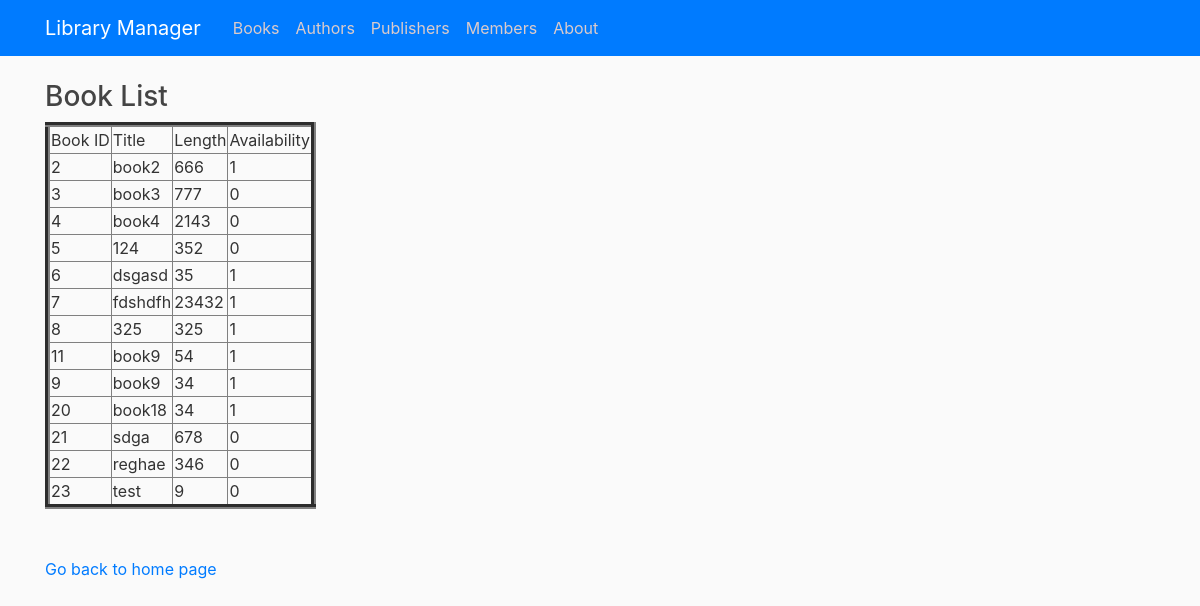
Before: /view with the older database file.
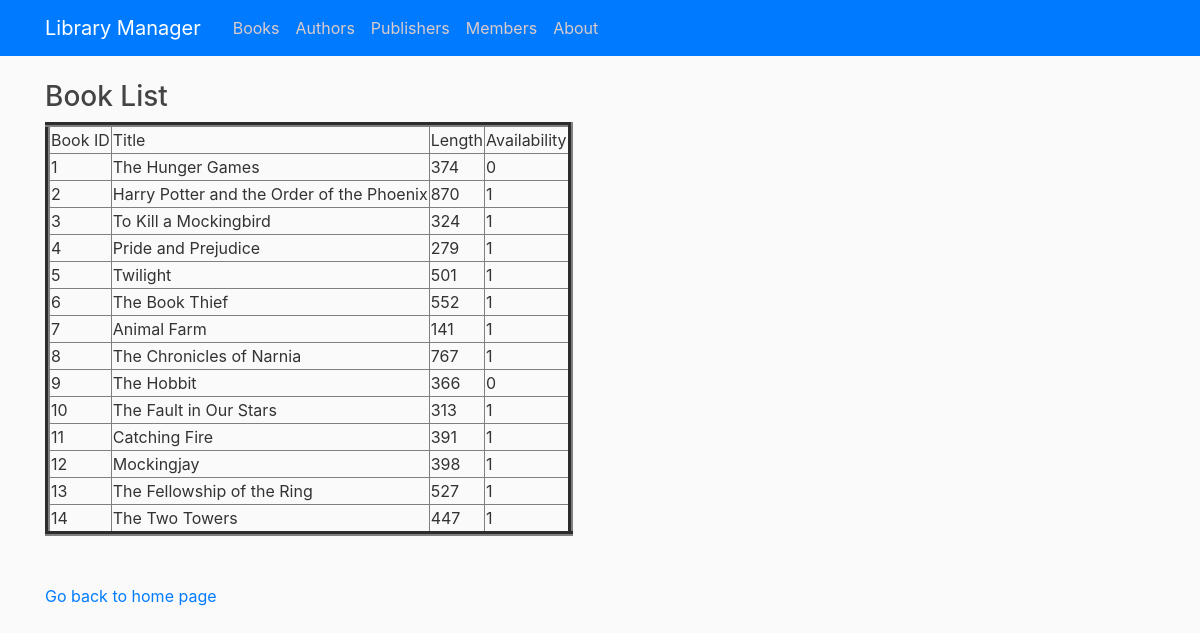
After: the same page with the newer database file.
### tables this page shows
CREATE TABLE Book (bookId INTEGER PRIMARY KEY AUTOINCREMENT, title TEXT NOT NULL, length INTEGER NOT NULL, availability BOOLEAN NOT NULL CHECK(availability IN (0, 1)));

### library/routes.py (the view)
@app.route("/view")
def view():
    con = sqlite3.connect("book.db")
    con.row_factory = sqlite3.Row
    cur = con.cursor()
    cur.execute("SELECT Book.bookId, Book.title, Book.length, Book.availability, Author.firstName, Author.lastName, Publisher.name\
    FROM Author JOIN WrittenBy JOIN Book JOIN PublishedBy JOIN Publisher\
    ON Book.bookId = WrittenBy.bookId\
    AND WrittenBy.authorId = Author.authorId\
    AND Book.bookId = PublishedBy.bookId\
    AND PublishedBy.publisherId = Publisher.publisherId")
    rows = cur.fetchall()
    return render_template("view.html",rows = rows)

### library/templates/view.html (shortened to what this page needs)
{% extends "layout.html" %}
{% block content %}
<!DOCTYPE html>
<html>
<head>
</head>
<body>
    <h3>Book List</h3>
    <table border=5>
        <thead>
            <td>Book ID</td>
            <td>Title</td>
            <td>Length</td>
            <td>Availability</td>
        </thead>
        {% for row in rows %}
        <tr>
            <td>{{row["bookId"]}}</td>
            <td>{{row["title"]}}</td>
            <td>{{row["length"]}}</td>
            <td>{{row["availability"]}}</td>
        </tr>
        {% endfor %}
    </table>
    <br><br>
    <a href="/">Go back to home page</a>
</body>
</html>
{% endblock content %}

Changed rows visible on the page:
removed Book: bookId "20", title "book18", length "34", availability "1"
removed Book: bookId "21", title "sdga", length "678", availability "0"
removed Book: bookId "22", title "reghae", length "346", availability "0"
removed Book: bookId "23", title "test", length "9", availability "0"
added Book: bookId "1", title "The Hunger Games", length "374", availability "0"
changed Book id 2: title "book2" → "Harry Potter and the Order of the Phoenix"; length "666" → "870"
changed Book id 3: title "book3" → "To Kill a Mockingbird"; length "777" → "324"; availability "0" → "1"
changed Book id 4: title "book4" → "Pride and Prejudice"; length "2143" → "279"; availability "0" → "1"
changed Book id 5: title "124" → "Twilight"; length "352" → "501"; availability "0" → "1"
changed Book id 6: title "dsgasd" → "The Book Thief"; length "35" → "552"
changed Book id 7: title "fdshdfh" → "Animal Farm"; length "23432" → "141"
changed Book id 8: title "325" → "The Chronicles of Narnia"; length "325" → "767"
changed Book id 9: title "book9" → "The Hobbit"; length "34" → "366"; availability "1" → "0"; moves up the list
now on this page (row edited): Book: bookId "10", title "The Fault in Our Stars", length "313", availability "1"
changed Book id 11: title "book9" → "Catching Fire"; length "54" → "391"
now on this page (row edited): Book: bookId "12", title "Mockingjay", length "398", availability "1"
now on this page (row edited): Book: bookId "13", title "The Fellowship of the Ring", length "527", availability "1"
now on this page (row edited): Book: bookId "14", title "The Two Towers", length "447", availability "1"
